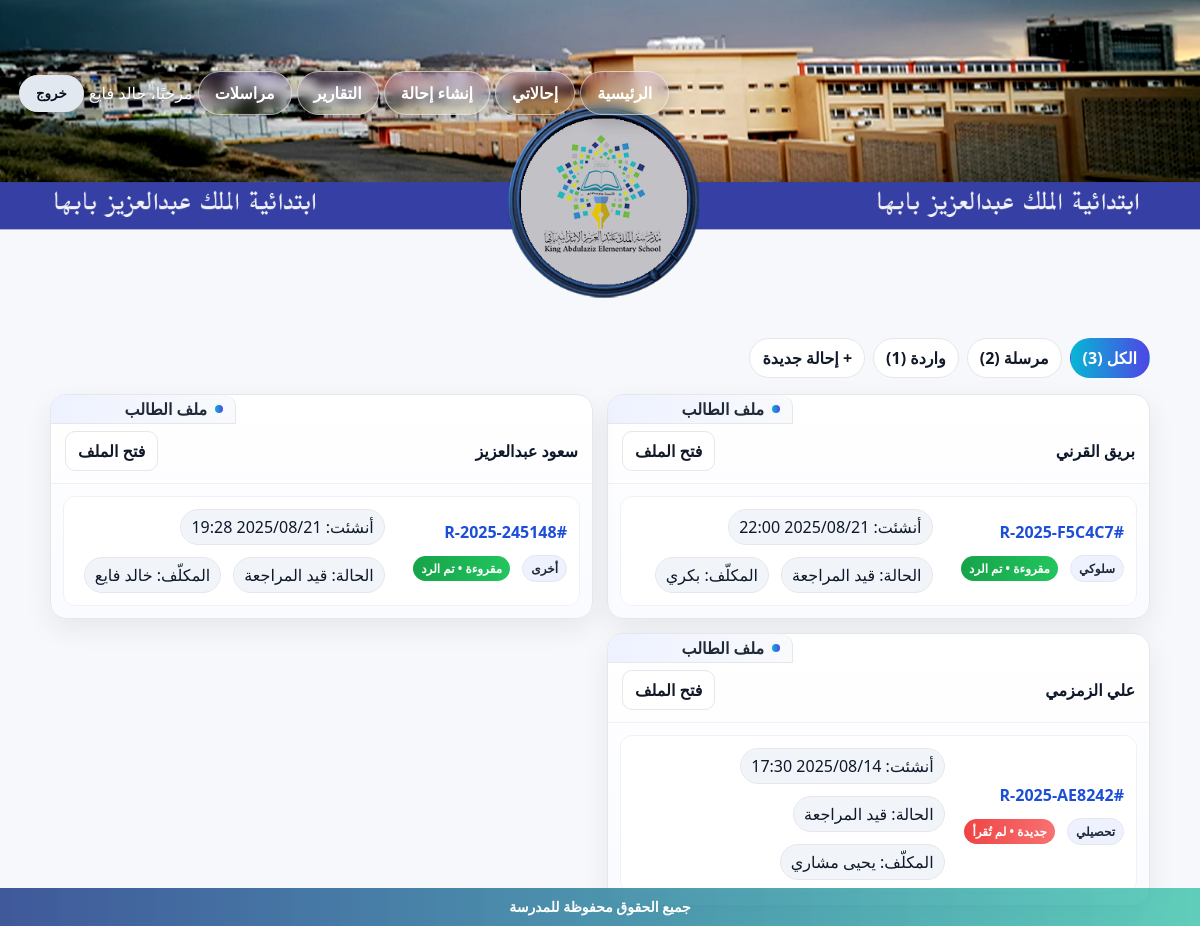
Page /referrals/ (signed in) on the earlier database version.
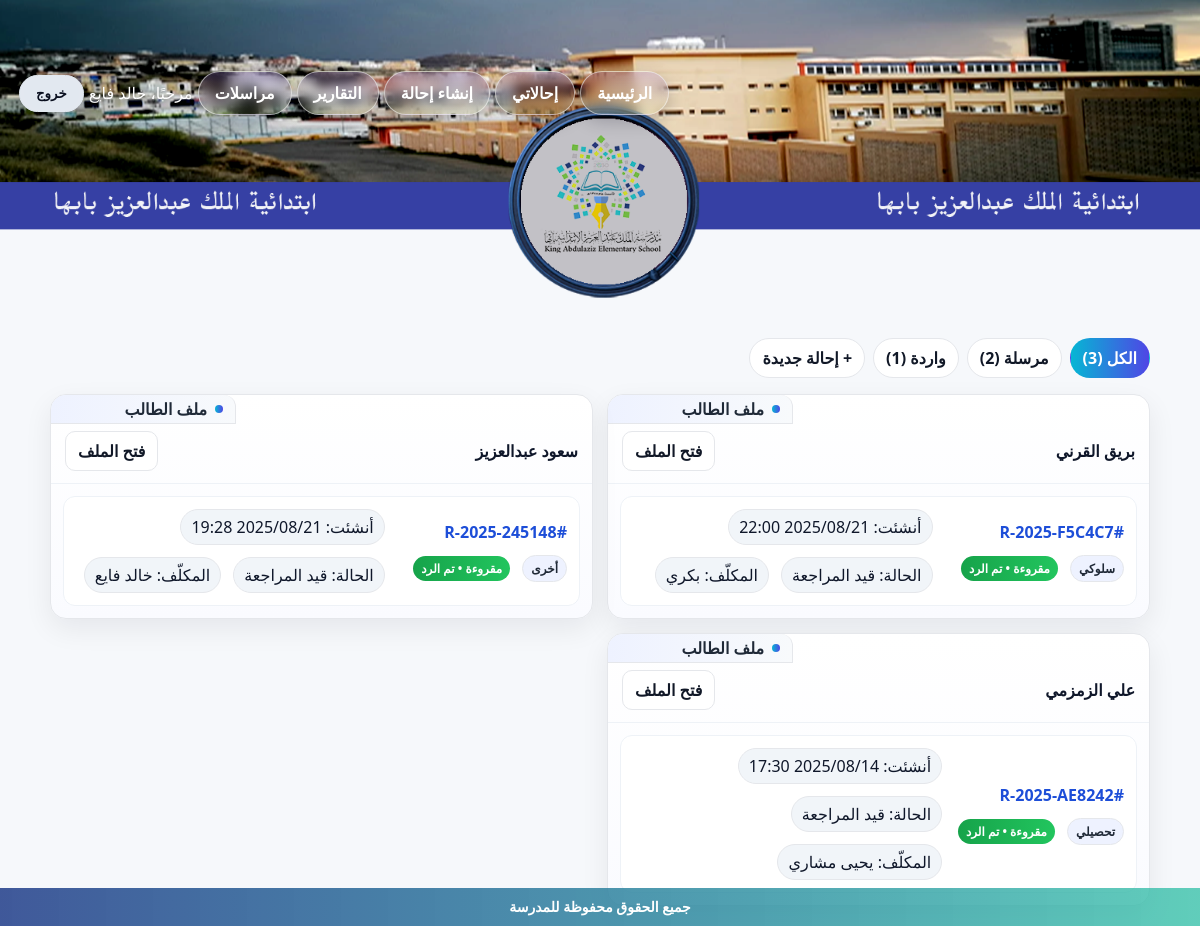
Same page on the later database version.
### referrals/models.py (models this page shows, shortened)
class Referral(models.Model):
    STATUS_CHOICES = [
        ("NEW", "جديدة"),
        ("UNDER_REVIEW", "قيد المراجعة"),
        ("SENT_TO_DEPUTY", "محالة لوكيل"),
        ("CLOSED", "مغلقة"),
    ]
    TYPE_CHOICES = [
        ("behavior", "سلوكي"),
        ("academic", "تحصيلي"),
        ("health", "صحي"),
        ("other", "أخرى"),
    ]
    GRADE_CHOICES = [(str(i), f"الصف {i}") for i in range(1, 13)]
    reference = models.CharField("المرجع", max_length=20, default=generate_reference, unique=True, editable=False)
    student_name = models.CharField("اسم الطالب", max_length=120)
    student_key = models.CharField("معرّف الطالب", max_length=180, blank=True, db_index=True)
    grade = models.CharField("الصف", max_length=2, choices=GRADE_CHOICES)
    referral_type = models.CharField("نوع الإحالة", max_length=20, choices=TYPE_CHOICES)
    details = models.TextField("التفاصيل")
    status = models.CharField("الحالة", max_length=20, choices=STATUS_CHOICES, default="NEW")
    created_by = models.ForeignKey(User, verbose_name="أنشأها", on_delete=models.CASCADE, related_name="created_referrals")
    assignee = models.ForeignKey(User, verbose_name="المكلّف", on_delete=models.SET_NULL, null=True, blank=True, related_name="assigned_referrals")
    is_opened_by_assignee = models.BooleanField("فُتحت من المكلّف", default=False, db_index=True)
    has_reply = models.BooleanField("يوجد رد", default=False, db_index=True)
    created_at = models.DateTimeField("أُنشئت في", auto_now_add=True)
    updated_at = models.DateTimeField("آخر تحديث", auto_now=True)
    class Meta:
        verbose_name = "إحالة"
        verbose_name_plural = "إحالات"
        ordering = ["-created_at"]
    @property
    def is_new_flag(self):
        return not self.has_reply
    @property
    def is_read_flag(self):
        return bool(self.is_opened_by_assignee and self.has_reply)

### referrals/views.py (the view)
# urls.py: path("", views.list_referrals, name="index"),
@login_required
def list_referrals(request: HttpRequest):
    scope = request.GET.get("scope", "all")
    if _is_manager(request.user):
        sent_qs = Referral.objects.all()
        inbox_qs = Referral.objects.all()
        base_qs = Referral.objects.all()
    else:
        sent_qs = Referral.objects.filter(created_by=request.user)
        inbox_qs = Referral.objects.filter(assignee=request.user)
        base_qs = Referral.objects.filter(Q(created_by=request.user) | Q(assignee=request.user))
    if scope == "sent":
        items_qs = sent_qs
    elif scope == "inbox":
        items_qs = inbox_qs
    else:
        items_qs = base_qs
    items_qs = items_qs.select_related("created_by", "assignee").order_by("-created_at")
    items = list(items_qs)
    for r in items: _ensure_student_key(r)
    groups_map = {}
    for r in items:
        key = getattr(r, "student_key", "") or f"ref-{r.pk}"
        g = groups_map.get(key)
        if not g:
            g = {"key": getattr(r, "student_key", "") or "", "student_name": r.student_name, "latest": r.created_at, "referrals": []}
            groups_map[key] = g
        g["referrals"].append(r)
        if r.created_at > g["latest"]: g["latest"] = r.created_at
        if r.created_at >= g["latest"]: g["student_name"] = r.student_name
    groups = sorted(groups_map.values(), key=lambda x: x["latest"], reverse=True)
    counts = {
        "all": base_qs.count(),
        "sent": sent_qs.count(),
        "inbox": inbox_qs.count()
    }
    return render(request, "referrals/index.html", {"items": items, "groups": groups, "counts": counts, "scope": scope})

### referrals/context_processors.py (called while the page is built)
def active_news_ticker(request):
    try:
        obj = NewsTicker.objects.filter(is_active=True).order_by("-created_at").first()
        if obj and obj.is_visible:
            return {"news_ticker": obj}
    except Exception:
        pass
    return {"news_ticker": None}

### referrals/models.py (called while the page is built)
    @property
    def is_visible(self):
        now = timezone.now()
        if not self.is_active:
            return False
        if self.starts_at and now < self.starts_at:
            return False
        if self.ends_at and now > self.ends_at:
            return False
        return True

### referrals/views.py (called while the page is built)
def _is_manager(user):
    try:
        return bool(user.is_staff or (getattr(user, "profile", None) and user.profile.role == "مدير المدرسة"))
    except Profile.DoesNotExist:
        return bool(user.is_staff)

### templates/referrals/index.html (shortened to what this page needs)
{% load static %}
<!doctype html>
<html lang="ar" dir="rtl">
<head>
</head>
<body>
{% include 'header.html' %}
<div class="wrap">
  <div class="tabs">
    <a class="tab {% if scope == 'all' %}active{% endif %}" href="{% url 'referrals:index' %}?scope=all">الكل ({{ counts.all }})</a>
    <a class="tab {% if scope == 'sent' %}active{% endif %}" href="{% url 'referrals:index' %}?scope=sent">مرسلة ({{ counts.sent }})</a>
    <a class="tab {% if scope == 'inbox' %}active{% endif %}" href="{% url 'referrals:index' %}?scope=inbox">واردة ({{ counts.inbox }})</a>
    <a class="tab" href="{% url 'referrals:new' %}">+ إحالة جديدة</a>
  </div>
  <div class="folders">
    {% for g in groups %}
      <section class="folder" aria-label="ملف الطالب">
        <div class="folder-tab"><span class="dot" aria-hidden="true"></span> ملف الطالب</div>
        <div class="folder-head">
          <div class="folder-title">{{ g.student_name }}</div>
          {% if g.key %}
            <a class="btn" href="{% url 'referrals:student_file' g.key %}">فتح الملف</a>
          {% endif %}
        </div>
        <div class="sep"></div>
        <div class="list">
          {% for r in g.referrals %}
            <div class="item">
              <div class="meta">
                <a class="ref-link" href="{% url 'referrals:detail' r.pk %}">#{{ r.reference }}</a>
                <span class="badge b-type">{{ r.get_referral_type_display }}</span>
                {% if r.is_new_flag %}
                  <span class="badge b-new">جديدة • لم تُقرأ</span>
                {% elif r.is_read_flag %}
                  <span class="badge b-read">مقروءة • تم الرد</span>
                {% endif %}
              </div>
              <div class="meta">
                <span class="chip">أنشئت: {{ r.created_at|date:"Y/m/d H:i" }}</span>
                <span class="chip">الحالة: {{ r.get_status_display }}</span>
                {% if r.assignee %}<span class="chip">المكلّف: {{ r.assignee.username }}</span>{% endif %}
              </div>
            </div>
          {% endfor %}
        </div>
      </section>
    {% empty %}
      <div style="padding:18px">لا توجد إحالات.</div>
    {% endfor %}
  </div>
</div>
{% include 'footer.html' %}
</body>
</html>

Differences in the rows shown:
changed Referral "R-2025-AE8242": has_reply False → True (drawn)
Other differences:
list line gone: "جديدة • لم تُقرأ"
new list line: "مقروءة • تم الرد"
